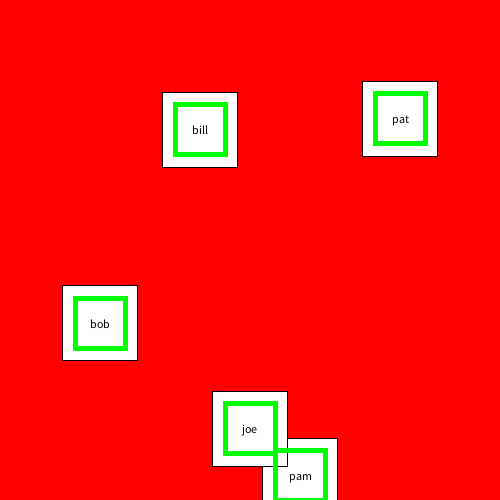
Frame 1 (no input)
Frame 60 (the mouse pressed at the canvas centre just before this capture): identical to frame 1, image omitted
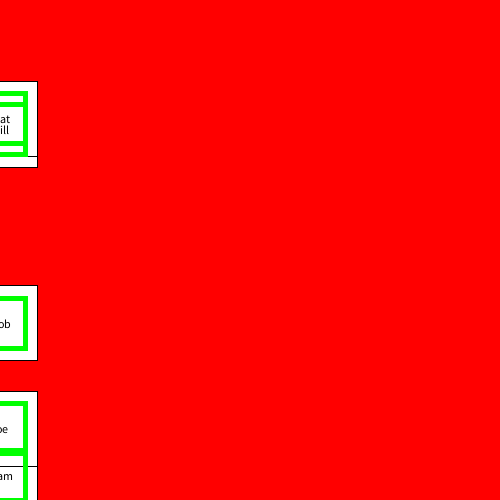
Frame 120 (the mouse held since frame 60 and released just before this capture)

The Processing sketch that drew these frames (run headless with seeded random() and noise(); from frame 60 on, the mouse is pressed at the canvas centre):

// Processing sketch: CRCP1310_01_Arrays
// ── CRCP1310_01_Arrays.pde
import java.util.Arrays;

float x;
int totalSquares = 5;
float[] xs;
float[] ys;
String[] names = { "bob", "bill", "pam", "pat", "joe" };

void setup() {
  size(500, 500);
  println("x = " + x);
  println("xs = " + xs);
  println();

  xs = new float[totalSquares];
  ys = new float[totalSquares];
  println("xs = " + xs);
  println("ys = " + ys);
  println();

  println("xs[0] = " + xs[0]);
  println("xs[1] = " + xs[1]);
  println("xs[2] = " + xs[2]);
  println("xs[3] = " + xs[3]);
  println("xs[4] = " + xs[4]);
  println();

  xs[0] = 100;
  xs[1] = 200;
  xs[2] = 300;
  xs[3] = 400;
  xs[4] = 250;
  printArray(xs);
  println();

  for (int i = 0; i < ys.length; i++) {
    ys[i] = random(height);
  }

  String ysString = Arrays.toString(ys);
  System.out.println(ysString);
  println();
}

void mousePressed() {
  xs = new float[6]; 
  printArray(xs);
}

void draw() {
  background(255, 0, 0);

  rectMode(CENTER);
  fill(255);
  strokeWeight(1);
  stroke(0);
  rect(xs[0], ys[0], 75, 75);
  rect(xs[1], ys[1], 75, 75);
  rect(xs[2], ys[2], 75, 75);
  rect(xs[3], ys[3], 75, 75);
  rect(xs[4], ys[4], 75, 75);

  for (int i = 0; i < totalSquares; i++) {
    noFill();
    stroke(0, 255, 0);
    strokeWeight(5);
    rect(xs[i], ys[i], 50, 50);
    
    textAlign(CENTER, CENTER);
    fill(0);
    text(names[i], xs[i], ys[i]);
  }
}
